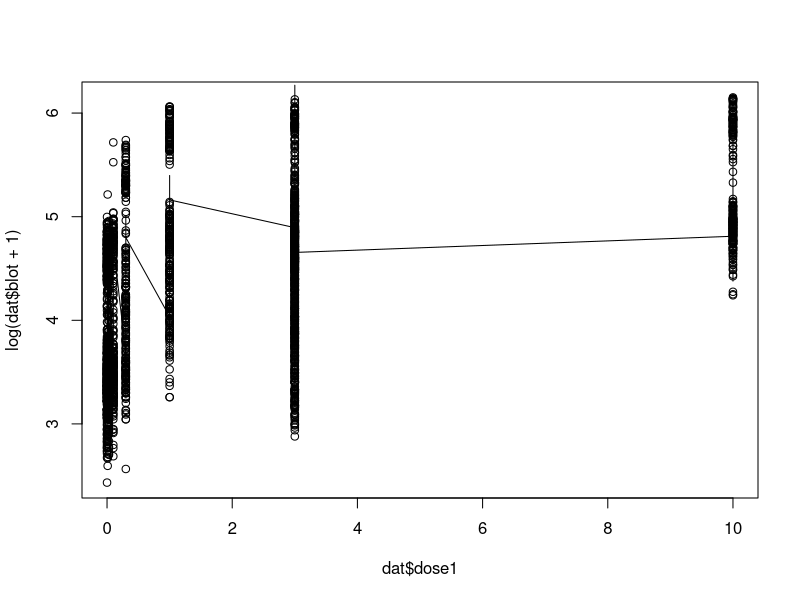

Write the R code that produced this figure. (Note: this script raises an error after producing the figure.)
## ---- chunk 1
library(dplyr)
library(lme4)
library(ggplot2)
library(magrittr)
dat <- read.table("case1.txt", header = T, stringsAsFactors = F, na.strings = ".", colClasses=c("character","character","numeric","numeric","numeric","numeric","numeric","numeric"))
dat <-  dat %>% filter(complete.cases(blot)) 
## ---- chunk 2
#creates a kernel distribution for each covariate
#be careful of random samples--Big X can't have NAs
kern_distribution <- function(x,y, knots = 4) {
  ### s: #controls how wide the kernels are, s should be half the distance between two knots 
  ### tau: decides where the breaks are based on the number of knots
  ###knots: number of splits/peaks in the data
  ##x and y are the data
  
  tau <- seq(min(x), max(x), length.out = knots)
  s <- diff(tau)[1]/2
  X <- matrix(0, nrow=length(x),ncol=knots)
  for(i in 1:knots) {
    X[,i] <- x * dnorm(x, tau[i], s)
  }
  return(X)
}

#smoothing out the graph by predicting values for the fitted data
#same function as the kern distribution, but this time it is smoother
smooth_graph <- function(x, y.predict, knots = 4, s = 2) {
  x.predict <- seq(min(x), max(x), length.out=500)
  X.predict <- matrix(0, nrow=length(x.predict),ncol = knots)
  for(i in 1:knots) {
    X.predict[,i] <- x.predict * dnorm(x.predict, tau[i], s)
  }
  return(X.predict)
}
## ---- chunk 3

#attach(dat) ##attaches the data so we can just run through with the variable names

m2 <- lmer(log(blot + 1) ~ (1 + proto|lab) + kern_distribution(dose1, blot, knots = 2) + kern_distribution(dose2, blot, knots = 3) + kern_distribution(body, blot, knots = 10), data = dat) #X + Z + R + S + random effect
summary(m2)


plot(dat$dose1,log(dat$blot + 1)) #plots the true data
lines(sort(dat$dose1), fitted(m2)[order(dat$dose1)]) #shows how well the model fits the true data
abline(v = tau)

plot(dat$dose2, log(dat$blot + 1))
lines(sort(dat$dose2), fitted(m2)[order(dat$dose2)])
#abline(v = tau)


plot(dat$body, log(dat$blot + 1))
lines(sort(dat$body), fitted(m2)[order(dat$body)])



#smoothing out the graph
x.predict <- seq(min(x), max(x), length.out=500) #splits data into event little groups
X.predict <- matrix(0, nrow=500,ncol = knots)
for(i in 1:knots) {
  X.predict[,i] <- x.predict * dnorm(x.predict, tau[i], s)
}
y.predict <- cbind(1, X.predict) %*% coef(m2) #predict function is easier // but cbind(X.predicts)
plot(x$dose2,y$blot)
